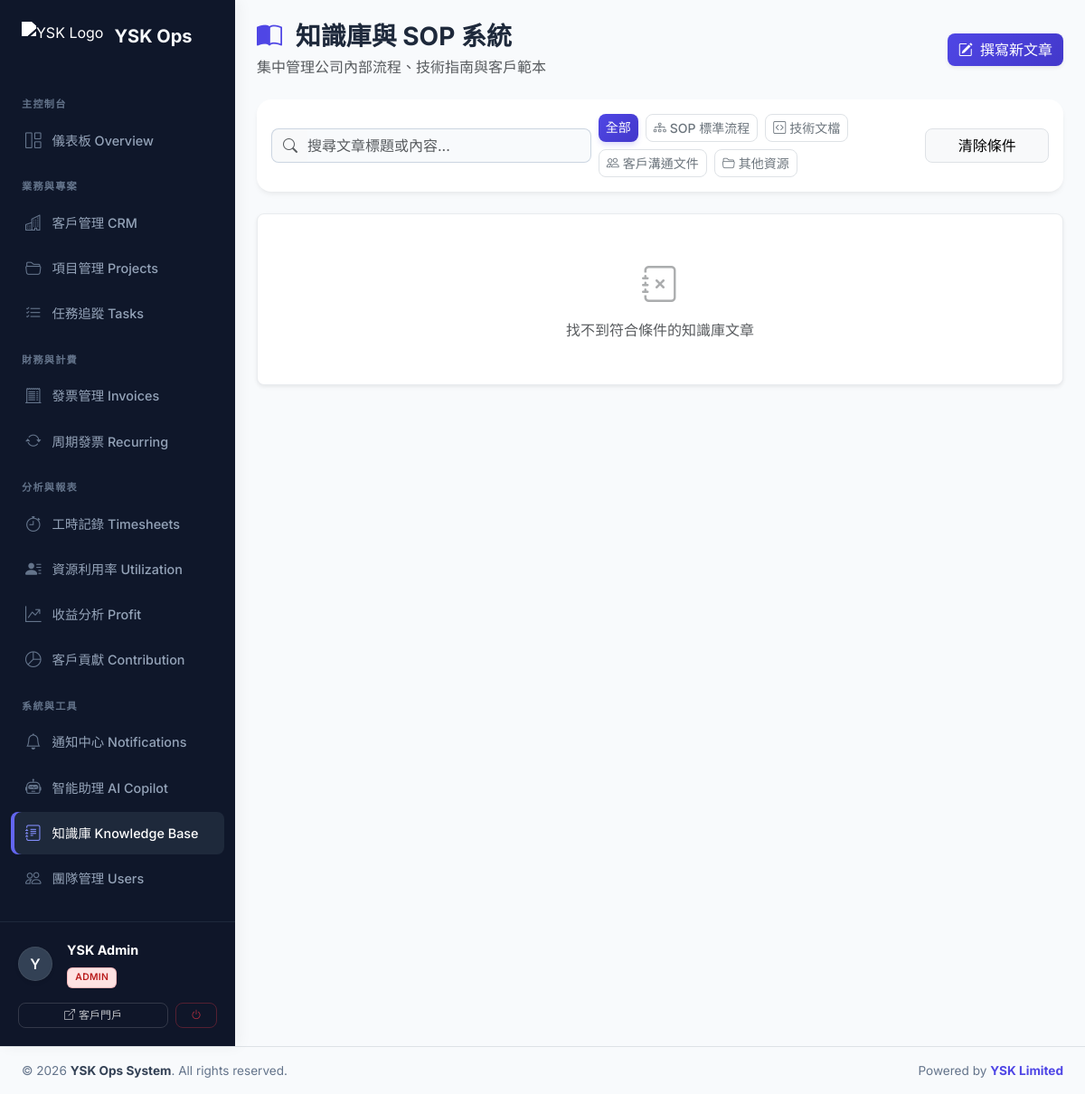
The app's page /knowledge_base.php (signed in), older data.
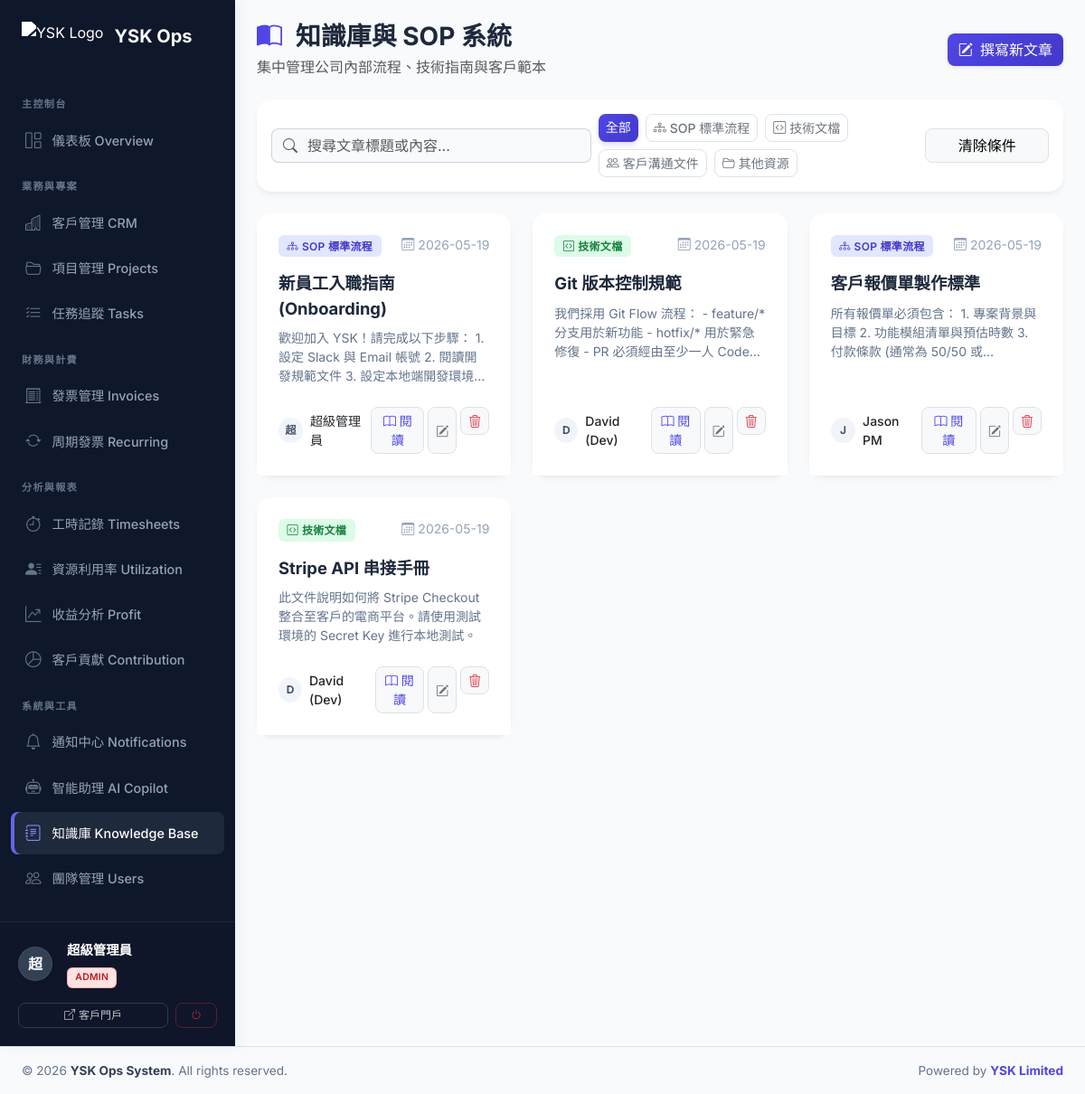
The same page, newer data.
### tables this page shows
CREATE TABLE knowledge_base (
    id INT AUTO_INCREMENT PRIMARY KEY,
    title VARCHAR(200) NOT NULL,
    content TEXT NOT NULL,
    category ENUM('sop', 'technical', 'client', 'other') DEFAULT 'other',
    created_by INT,
    created_at TIMESTAMP DEFAULT CURRENT_TIMESTAMP,
    FOREIGN KEY (created_by) REFERENCES users(id) ON DELETE SET NULL,
    FULLTEXT KEY ft_knowledge (title, content)
);

CREATE TABLE users (
    id INT AUTO_INCREMENT PRIMARY KEY,
    username VARCHAR(50) UNIQUE NOT NULL,
    password_hash VARCHAR(255) NOT NULL,
    full_name VARCHAR(100) NOT NULL,
    email VARCHAR(100) UNIQUE NOT NULL,
    role ENUM('admin', 'pm', 'developer', 'finance', 'viewer') DEFAULT 'viewer',
    phone VARCHAR(20),
    avatar VARCHAR(255),
    is_active BOOLEAN DEFAULT TRUE,
    created_at TIMESTAMP DEFAULT CURRENT_TIMESTAMP,
    updated_at TIMESTAMP DEFAULT CURRENT_TIMESTAMP ON UPDATE CURRENT_TIMESTAMP
);

### includes/db.php (called while the page is built, shortened)
<?php
function get_db_connection() {
    static $pdo = null;
    if ($pdo === null) {
        try {
            $dsn = "mysql:host=" . DB_HOST . ";dbname=" . DB_NAME . ";charset=" . DB_CHARSET;
            $pdo = new PDO($dsn, DB_USER, DB_PASS, [
                PDO::ATTR_ERRMODE => PDO::ERRMODE_EXCEPTION,
                PDO::ATTR_DEFAULT_FETCH_MODE => PDO::FETCH_ASSOC,
                PDO::ATTR_EMULATE_PREPARES => false,
            ]);
        } catch (PDOException $e) {
            die("Database connection failed: " . $e->getMessage() . "<br>Please check config.php and run database.sql first.");
        }
    }
    return $pdo;
}
function db_query($sql, $params = []) {
    $pdo = get_db_connection();
    $stmt = $pdo->prepare($sql);
    $stmt->execute($params);
    return $stmt;
}
function db_fetch_all($sql, $params = []) {
    return db_query($sql, $params)->fetchAll();
}
?>

### knowledge_base.php (the view, shortened to what the rows shown need)
<?php
require_once 'includes/db.php';
$page = max(1, (int)($_GET['page'] ?? 1));
$per_page = 12;
$offset = ($page - 1) * $per_page;
$where_clauses = ["1=1"];
$params = [];
$where_sql = implode(" AND ", $where_clauses);
$sql = "SELECT k.*, u.full_name as author
        FROM knowledge_base k
        LEFT JOIN users u ON k.created_by = u.id
        WHERE $where_sql
        ORDER BY k.created_at DESC
        LIMIT $per_page OFFSET $offset";
$articles = db_fetch_all($sql, $params);
$categories = [
    'sop' => ['label' => 'SOP 標準流程', 'color' => 'primary', 'icon' => 'bi-diagram-3'],
    'technical' => ['label' => '技術文檔', 'color' => 'success', 'icon' => 'bi-code-square'],
    'client' => ['label' => '客戶溝通文件', 'color' => 'warning', 'icon' => 'bi-people'],
    'other' => ['label' => '其他資源', 'color' => 'secondary', 'icon' => 'bi-folder2-open']
];
?>
<?php include 'includes/header.php'; ?>
<div class="d-flex">
    <div class="flex-grow-1 p-4">
        <div class="d-flex justify-content-between align-items-center mb-4">
            <div>
                <h2 class="h3 fw-bold mb-1 text-slate-800">
                    <i class="bi bi-book-half me-2 text-primary"></i> 知識庫與 SOP 系統
                </h2>
            </div>
        </div>
        <div class="row g-4">
            <?php foreach ($articles as $a):
                $cat_info = $categories[$a['category']] ?? $categories['other'];
                $avatar_char = mb_substr($a['author'] ?? 'U', 0, 1, 'UTF-8');
            ?>
            <div class="col-md-6 col-lg-4">
                <div class="card h-100 border-0 shadow-sm d-flex flex-column">
                    <div class="card-body p-4 flex-grow-1">
                        <div class="d-flex justify-content-between align-items-start mb-3">
                            <span class="badge bg-<?= $cat_info['color'] ?> bg-opacity-10 text-<?= $cat_info['color'] ?> px-2 py-1">
                                <i class="bi <?= $cat_info['icon'] ?> me-1"></i><?= $cat_info['label'] ?>
                            </span>
                            <small class="text-slate-400"><i class="bi bi-calendar3 me-1"></i><?= date('Y-m-d', strtotime($a['created_at'])) ?></small>
                        </div>
                        <h5 class="fw-bold text-slate-800 mb-2 lh-base" style="font-size: 1.15rem;">
                            <?= htmlspecialchars($a['title'] ?? '') ?>
                        </h5>
                        <p class="text-slate-500 small mb-0" style="display: -webkit-box; -webkit-line-clamp: 3; -webkit-box-orient: vertical; overflow: hidden;">
                            <?= htmlspecialchars($a['content'] ?? '') ?>
                        </p>
                    </div>
                    <div class="card-footer bg-white border-top-0 p-4 pt-0 d-flex justify-content-between align-items-center mt-auto">
                        <div class="d-flex align-items-center">
                            <div class="bg-secondary bg-opacity-10 text-secondary rounded-circle d-flex align-items-center justify-content-center me-2" style="width: 28px; height: 28px;">
                                <span class="fw-bold" style="font-size: 0.75rem;"><?= htmlspecialchars($avatar_char) ?></span>
                            </div>
                            <small class="text-slate-600 fw-medium"><?= htmlspecialchars($a['author'] ?? '未知') ?></small>
                        </div>
                        <div class="d-flex gap-1">
                            <button class="btn btn-sm btn-light border text-primary" data-bs-toggle="modal" data-bs-target="#readArticleModal<?= $a['id'] ?>" title="閱讀全文">
                                <i class="bi bi-book"></i> 閱讀
                            </button>
                            <button class="btn btn-sm btn-light border text-secondary" data-bs-toggle="modal" data-bs-target="#editArticleModal<?= $a['id'] ?>" title="編輯">
                                <i class="bi bi-pencil-square"></i>
                            </button>
                            <form method="POST" class="d-inline" onsubmit="return confirm('確定要刪除這篇文章嗎？刪除後無法復原。');">
                                <button type="submit" name="delete_article" class="btn btn-sm btn-light border text-danger" title="刪除"><i class="bi bi-trash3"></i></button>
                            </form>
                        </div>
                    </div>
                </div>
            </div>
            <?php endforeach; ?>
        </div>
    </div>
</div>
<?php include 'includes/footer.php'; ?>

Row changes from the older to the newer data that the page shows:
added knowledge_base: category "SOP 標準流程", created_at "2026-05-19", title "新員工入職指南 (Onboarding)", content "歡迎加入 YSK！請完成以下步驟： 1. 設定 Slack 與 Email 帳號 2. 閱讀開發規範文件 3.…", created_by.full_name "超", created_by.full_name "超級管理員"
added knowledge_base: category "技術文檔", created_at "2026-05-19", title "Git 版本控制規範", content "我們採用 Git Flow 流程： - feature/* 分支用於新功能 - hotfix/* 用於緊急修復 - PR 必須經由至少一人…", created_by.full_name "D", created_by.full_name "David (Dev)"
added knowledge_base: category "SOP 標準流程", created_at "2026-05-19", title "客戶報價單製作標準", content "所有報價單必須包含： 1. 專案背景與目標 2. 功能模組清單與預估時數 3. 付款條款 (通常為 50/50…", created_by.full_name "J", created_by.full_name "Jason PM"
added knowledge_base: category "技術文檔", created_at "2026-05-19", title "Stripe API 串接手冊", content "此文件說明如何將 Stripe Checkout 整合至客戶的電商平台。請使用測試環境的 Secret Key 進行本地測試。", created_by.full_name "D", created_by.full_name "David (Dev)"
Text that changed along with them:
$avatar_char: "Y" → "超"
$user_name: "YSK Admin" → "超級管理員"
text no longer shown: "找不到符合條件的知識庫文章"
